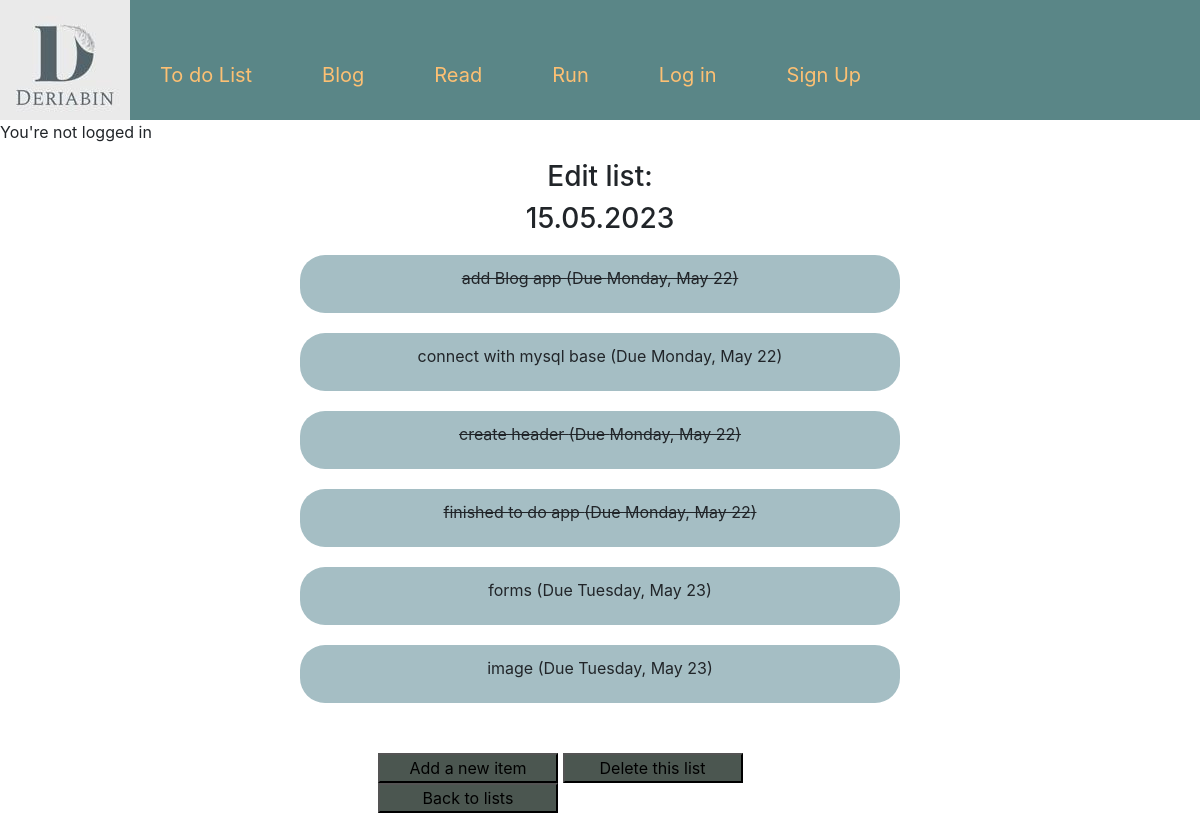
The page /list/2/ on the database as committed earlier.
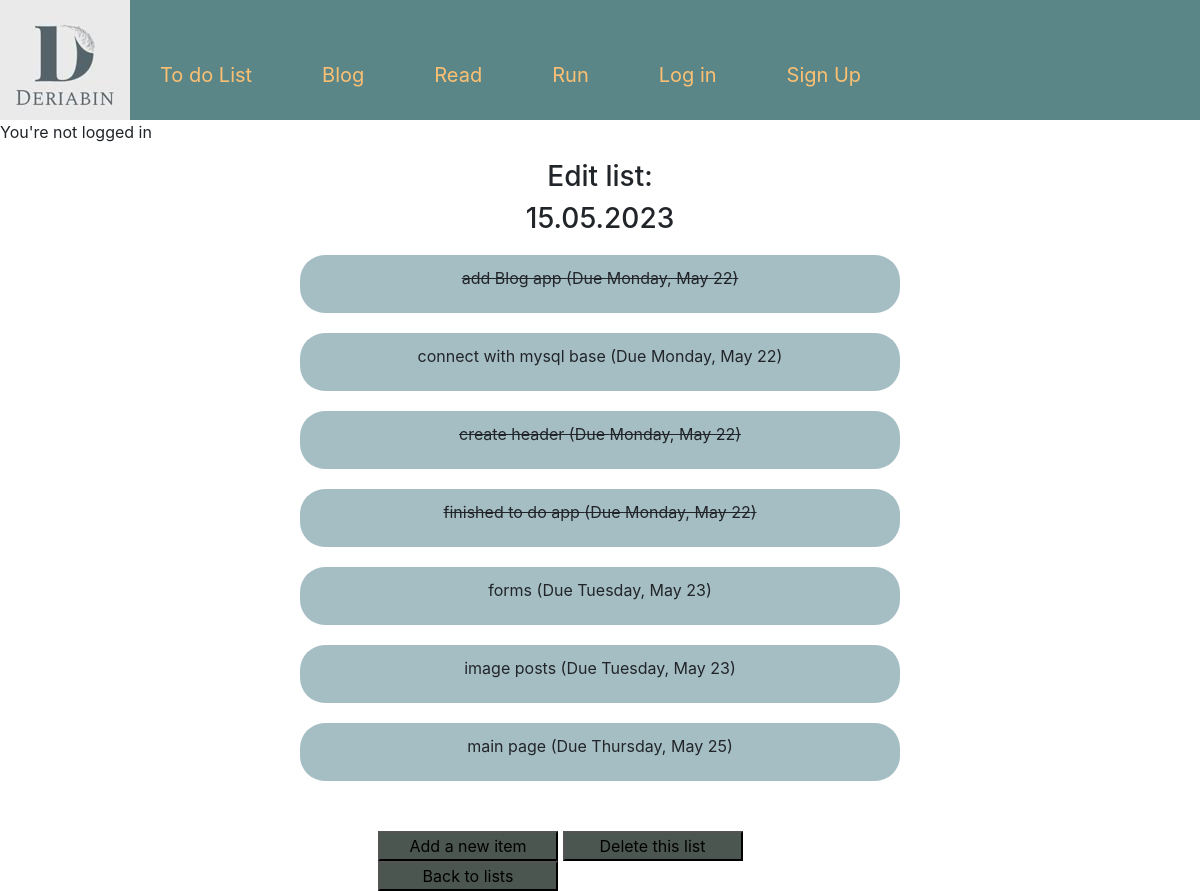
The same page on the database as committed later.
### todo_app/models.py (models this page shows, shortened)
class ToDoList(models.Model):
    title = models.CharField(max_length=100, unique=True)

class ToDoItem(models.Model):
    title = models.CharField(max_length=100)
    description = models.TextField(null=True, blank=True)
    created_date = models.DateTimeField(auto_now_add=True)
    due_date = models.DateTimeField(default=one_week_hence)
    todo_list = models.ForeignKey(ToDoList, on_delete=models.CASCADE)
    is_done = models.BooleanField(default=False)
    class Meta:
        ordering = ["due_date"]

### todo_app/views.py (the view)
# urls.py: path("list/<int:list_id>/", views.ItemListView.as_view(), name="list"),
class ItemListView(ListView):
    model = ToDoItem
    template_name = "todo_app/todo_list.html"
    def get_queryset(self):
        return ToDoItem.objects.filter(todo_list_id=self.kwargs["list_id"])
    def get_context_data(self):
        context = super().get_context_data()
        context["todo_list"] = ToDoList.objects.get(id=self.kwargs["list_id"])
        return context

### templates/todo_app/todo_list.html (shortened to what this page needs)
{% extends "base.html" %}
{% block content %}
<div>
    <div>
        <div>
            <h3>Edit list:</h3>
            <h3>{{ todo_list.title | upper }}</h3>
        </div>
            {% for todo in object_list %}
            {% if todo.is_done %}
                <div>
                    <div
                        class="button"
                        role="button"
                        onclick="location.href= '{% url "item-update" todo_list.id todo.id %}'">
                        <p class="btn"><s>{{ todo.title }}
                            (Due {{ todo.due_date | date:"l, F j" }}) </s></p>
                    </div>
                </div>
           {% else %}
                <div>
                    <div
                        class="button"
                        role="button"
                        onclick="location.href= '{% url "item-update" todo_list.id todo.id %}'">
                        <p class="btn"> {{ todo.title }}
                        (Due {{ todo.due_date | date:"l, F j" }})</p>
                    </div>
                </div>
           {% endif %}
            {% empty %}
            <p><center>There are no to-do items in this list.</center></p>
            {% endfor %}
        <div class="flor">
            <input
                class="but"
                value="Add a new item"
                type="button"
                onclick="location.href='{% url "item-add" todo_list.id %}'">
            <input
                class="but"
                value="Delete this list"
                type="button"
                onclick="location.href=
                '{% url "list-delete" todo_list.id %}'">
            <input
                class="but"
                value="Back to lists"
                type="button"
                onclick="location.href=
                '{% url "index" %}'">
        </div>
    </div>
</div>
{% endblock %}

### templates/base.html (shortened to what this page needs)
{% load static %}
<!doctype html>
<html lang="en">
<head>
    <link rel="stylesheet" href="https://cdn.jsdelivr.net/npm/bootstrap@4.0.0/dist/css/bootstrap.min.css"
>
    <link rel="stylesheet" href="{% static 'css/base.css' %}">
</head>
<body>
    <div class="header">
        <ul class="mainmenu">
            <li class="logo">
                <a href="{% url 'home' %}">
                    <div class="logo"> <img src="{% static 'images/logo1.jpg' %}"></div>
                </a>
            </li>
            <li>
                <a href="{% url 'index' %}">To do List </a>
            </li>
            <li>
                <a href="{% url 'blog_home' %}">Blog</a>
            </li>
            <li>
                <a href="#">Read</a>
            </li>
            <li>
                <a href="{% url 'run_home' %}">Run</a>
            </li>
            {% if not user.is_authenticated %}
            <li>
                <a href="{% url 'login' %}">Log in</a>
            </li>
            <li>
                <a href="{% url 'signup' %}">Sign Up</a>
            </li>
            {% else %}
            <li>
                <a href="{% url 'logout' %}">Log out</a>
            </li>
            {% endif %}
        </ul>
    </div>
{% if  user.is_authenticated %}
    <p>Hi, {{ user.username }}!</p>
    {% else %}
    <p>You're not logged in </p>
    {% endif %}
    <div>
        {% block content %}
        {% endblock %}
    </div>
</body>
</html>

### static/css/base.css (style rules this page uses)
h3 { text-align: center; }
.button { margin-top: 20px; margin-left: auto; margin-right: auto; width: 50%; background-color: #A5BEC4; border-radius: 25px; text-align: center; }
.btn { padding-top: 10px; }
.header { background: #5A8687; height: 120px; }
.flor { margin-top: 50px; margin-left: auto; margin-right: auto; width: 37%; }
.but { background:#4B5650; height: 30px; width: 180px; }
ul.mainmenu { list-style: none; margin: 0; padding: 0; height: 120px; color: #4B5650; font-size: 20px; overflow: hidden; }
ul.mainmenu li { float: left; margin: 60px 40px 0 30px; }
ul.mainmenu li.logo { margin: 0; }
ul.mainmenu li a { color: #fdc073; text-decoration: none; }

Rows that differ between the two databases and show on the page:
changed ToDoItem: title "image" → "image posts"
added ToDoItem: title "main page", due_date "Thursday, May 25"
